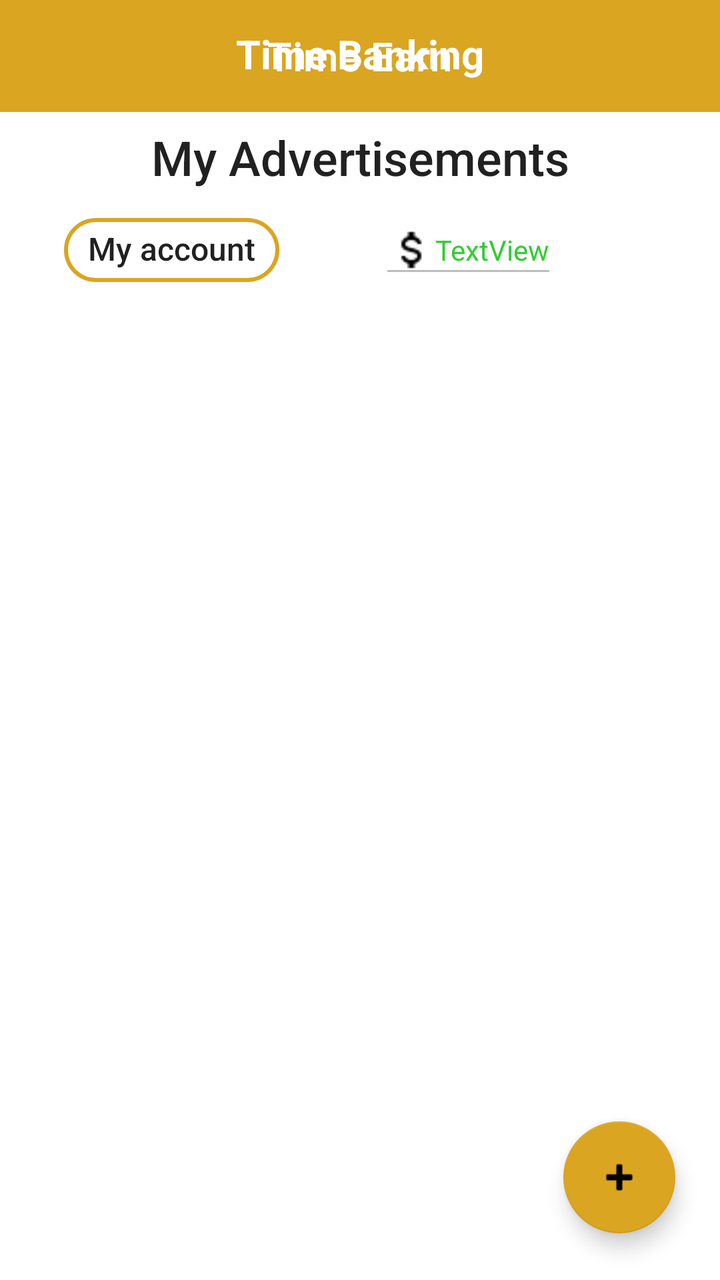
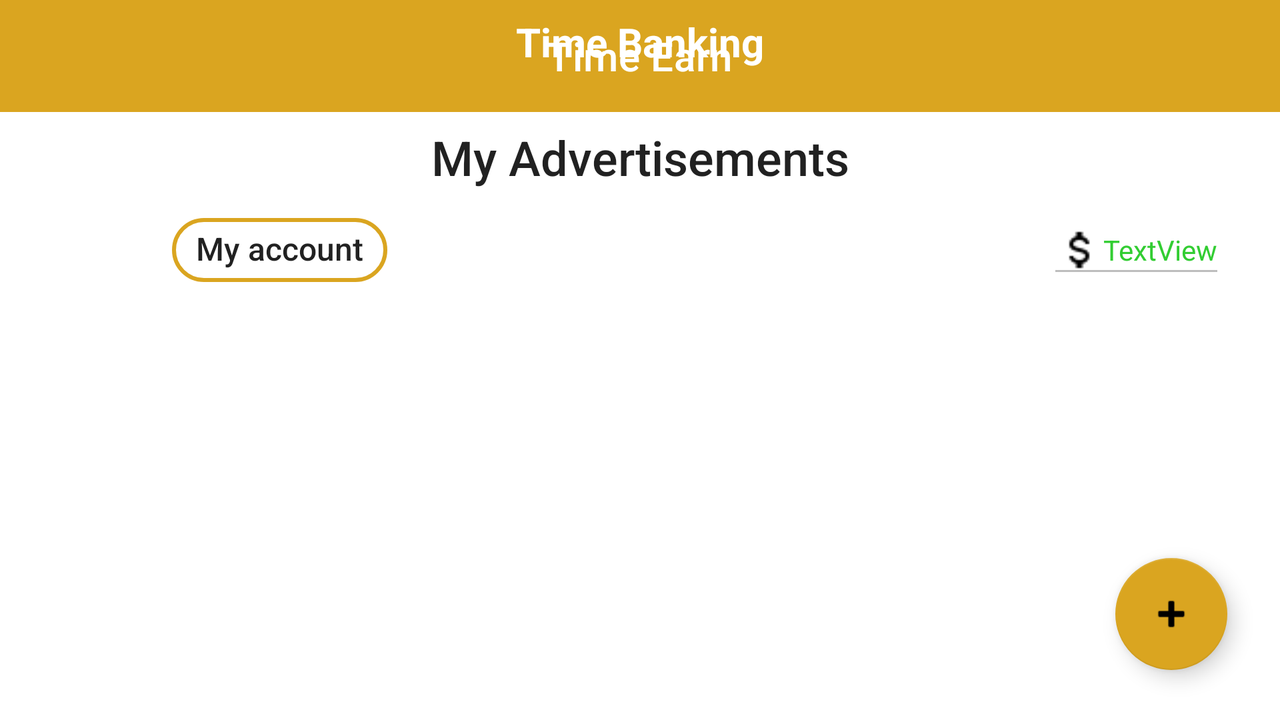

First picture: res/layout/ on a phone held upright. Second picture: the repository's own variant of that layout, on a device whose configuration matches the variant's folder. Source for both follows.
<!-- AndroidManifest.xml: application theme Theme.TimeBanking -->
<!-- res/layout/timeslotlistfragment_layout.xml -->
<?xml version="1.0" encoding="utf-8"?>
<androidx.constraintlayout.widget.ConstraintLayout xmlns:android="http://schemas.android.com/apk/res/android"
    xmlns:app="http://schemas.android.com/apk/res-auto"
    xmlns:tools="http://schemas.android.com/tools"
    android:layout_width="match_parent"
    android:layout_height="match_parent">

    <com.google.android.material.appbar.AppBarLayout
        android:id="@+id/toolbarLayout"
        android:layout_width="match_parent"
        android:layout_height="wrap_content"
        app:layout_constraintEnd_toEndOf="parent"
        app:layout_constraintStart_toStartOf="parent"
        app:layout_constraintTop_toTopOf="parent">

        <com.google.android.material.appbar.MaterialToolbar
            android:id="@+id/my_toolbar"
            style="@style/Widget.MaterialComponents.Toolbar.Primary"
            android:layout_width="match_parent"
            android:layout_height="?attr/actionBarSize"
            app:title="@string/app_name"
            app:titleCentered="true"/>

    </com.google.android.material.appbar.AppBarLayout>

    <TextView
        android:id="@+id/barTitle6"
        android:layout_width="0dp"
        android:layout_height="wrap_content"
        android:gravity="center_horizontal"
        android:text="@string/barTitle"
        android:textAppearance="@style/TextAppearance.AppCompat"
        android:textColor="@color/white"
        android:textSize="20sp"
        android:textStyle="bold"
        app:layout_constraintBottom_toBottomOf="parent"
        app:layout_constraintEnd_toEndOf="parent"
        app:layout_constraintHorizontal_bias="0.0"
        app:layout_constraintStart_toStartOf="parent"
        app:layout_constraintTop_toTopOf="parent"
        app:layout_constraintVertical_bias="0.022" />

    <TextView
        android:id="@+id/anchor"
        android:layout_width="wrap_content"
        android:layout_height="wrap_content"
        android:layout_marginEnd="24dp"
        android:layout_marginBottom="24dp"
        app:layout_constraintBottom_toBottomOf="@+id/chatTitle"
        app:layout_constraintEnd_toEndOf="parent" />

    <TextView
        android:id="@+id/chatTitle"
        android:layout_width="match_parent"
        android:layout_height="45dp"
        android:layout_marginStart="16dp"
        android:layout_marginEnd="16dp"
        android:gravity="center|center_vertical"
        android:text="@string/ListOfferedServices"
        android:textAppearance="@style/TextAppearance.AppCompat.Body2"
        android:textSize="24sp"
        app:layout_constraintEnd_toEndOf="parent"
        app:layout_constraintStart_toStartOf="parent"
        app:layout_constraintTop_toBottomOf="@+id/toolbarLayout" />

    <TableRow
        android:id="@+id/profileRow"
        android:layout_width="match_parent"
        android:layout_height="wrap_content"
        android:layout_marginStart="16dp"
        android:layout_marginEnd="16dp"
        app:layout_constraintEnd_toEndOf="parent"
        app:layout_constraintStart_toStartOf="parent"
        app:layout_constraintTop_toBottomOf="@+id/chatTitle">

        <com.google.android.material.chip.Chip
            android:id="@+id/SkillNameRow"
            android:layout_width="wrap_content"
            android:layout_height="wrap_content"
            android:layout_marginStart="16dp"
            android:backgroundTint="@color/White"
            android:checkable="false"
            android:fontFamily="sans-serif-black"
            android:text="@string/accInfo"
            android:textAlignment="textStart"
            android:textAppearance="@style/TextAppearance.AppCompat.Body2"
            android:textSize="16sp"
            android:textStyle="italic"
            app:checkedIconEnabled="false"
            app:checkedIconTint="@color/Black"
            app:checkedIconVisible="true"
            app:chipIconTint="@color/Black"
            app:chipStrokeColor="@color/Goldenrod"
            app:chipStrokeWidth="2dp" />

        <EditText
            android:id="@+id/timeCredit"
            android:layout_width="wrap_content"
            android:layout_height="wrap_content"
            android:layout_marginStart="50dp"
            android:drawableStart="@drawable/currency_usd"
            android:enabled="false"
            android:text="TextView"
            android:textAlignment="textStart"
            android:textColor="@color/LimeGreen"
            android:textSize="14sp" />

    </TableRow>

    <TextView
        android:id="@+id/emptyListTV"
        android:layout_width="wrap_content"
        android:layout_height="wrap_content"
        android:text="@string/EmptyList"
        android:visibility="gone"
        app:layout_constraintBottom_toBottomOf="@+id/ServicesList"
        app:layout_constraintEnd_toEndOf="parent"
        app:layout_constraintHorizontal_bias="0.498"
        app:layout_constraintStart_toStartOf="@+id/ServicesList"
        app:layout_constraintTop_toTopOf="@+id/ServicesList"
        app:layout_constraintVertical_bias="0.393" />

    <androidx.recyclerview.widget.RecyclerView
        android:id="@+id/ServicesList"
        android:layout_width="match_parent"
        android:layout_height="0dp"
        app:layout_constraintBottom_toBottomOf="parent"
        app:layout_constraintEnd_toEndOf="parent"
        app:layout_constraintHorizontal_bias="0.0"
        app:layout_constraintStart_toStartOf="parent"
        app:layout_constraintTop_toBottomOf="@+id/profileRow">

    </androidx.recyclerview.widget.RecyclerView>

    <com.google.android.material.floatingactionbutton.FloatingActionButton
        android:id="@+id/add_button"
        android:layout_width="wrap_content"
        android:layout_height="wrap_content"
        android:clickable="true"
        android:contentDescription="@string/Date"
        app:backgroundTint="@color/Goldenrod"
        app:layout_constraintBottom_toBottomOf="@+id/ServicesList"
        app:layout_constraintEnd_toEndOf="parent"
        app:layout_constraintHorizontal_bias="0.926"
        app:layout_constraintStart_toStartOf="parent"
        app:layout_constraintTop_toTopOf="parent"
        app:layout_constraintVertical_bias="0.96"
        app:srcCompat="@android:drawable/ic_input_add" />

</androidx.constraintlayout.widget.ConstraintLayout>
<!-- resources referenced by this layout -->
<resources>
  <color name="Black">#000000</color>
  <color name="Goldenrod">#DAA520</color>
  <color name="LimeGreen">#32CD32</color>
  <color name="White">#FFFFFF</color>
  <color name="white">#FFFFFFFF</color>
  <!-- drawable currency_usd: png bitmap (drawable, 492 bytes) -->
  <string name="Date">Date</string>
  <string name="EmptyList">No offered services available</string>
  <string name="ListOfferedServices">My Advertisements</string>
  <string name="accInfo">My account</string>
  <string name="app_name">Time Earn</string>
  <string name="barTitle">Time Banking</string>
  <style name="Theme.TimeBanking" parent="Theme.MaterialComponents.Light.NoActionBar">
          
          <item name="colorPrimary">@color/Goldenrod</item>
          <item name="colorPrimaryVariant">@color/black</item>
          <item name="colorOnPrimary">@color/white</item>
          
          <item name="colorSecondary">@color/Goldenrod</item>
          <item name="colorSecondaryVariant">@color/black</item>
          <item name="colorOnSecondary">@color/black</item>
          
          <item name="android:statusBarColor" tools:targetApi="l">@color/Goldenrod</item>
          
      </style>
  <color name="black">#FF000000</color>
</resources>
<!-- res/layout-land/timeslotlistfragment_layout.xml (the repository's variant of the layout above) -->
<!-- drawn on the phone turned sideways -->
<?xml version="1.0" encoding="utf-8"?>
<androidx.constraintlayout.widget.ConstraintLayout xmlns:android="http://schemas.android.com/apk/res/android"
    xmlns:app="http://schemas.android.com/apk/res-auto"
    xmlns:tools="http://schemas.android.com/tools"
    android:layout_width="match_parent"
    android:layout_height="match_parent">

    <com.google.android.material.appbar.AppBarLayout
        android:id="@+id/toolbarLayout"
        android:layout_width="match_parent"
        android:layout_height="wrap_content"
        app:layout_constraintEnd_toEndOf="parent"
        app:layout_constraintStart_toStartOf="parent"
        app:layout_constraintTop_toTopOf="parent">

        <com.google.android.material.appbar.MaterialToolbar
            android:id="@+id/my_toolbar"
            style="@style/Widget.MaterialComponents.Toolbar.Primary"
            android:layout_width="match_parent"
            android:layout_height="?attr/actionBarSize"
            app:title="@string/app_name"
            app:titleCentered="true"/>

    </com.google.android.material.appbar.AppBarLayout>

    <TextView
        android:id="@+id/barTitle6"
        android:layout_width="0dp"
        android:layout_height="wrap_content"
        android:gravity="center_horizontal"
        android:text="@string/barTitle"
        android:textAppearance="@style/TextAppearance.AppCompat"
        android:textColor="@color/white"
        android:textSize="20sp"
        android:textStyle="bold"
        app:layout_constraintBottom_toBottomOf="parent"
        app:layout_constraintEnd_toEndOf="parent"
        app:layout_constraintHorizontal_bias="0.0"
        app:layout_constraintStart_toStartOf="parent"
        app:layout_constraintTop_toTopOf="parent"
        app:layout_constraintVertical_bias="0.022" />

    <TextView
        android:id="@+id/chatTitle"
        android:layout_width="match_parent"
        android:layout_height="45dp"
        android:layout_marginStart="16dp"
        android:layout_marginEnd="16dp"
        android:gravity="center|center_vertical"
        android:text="@string/ListOfferedServices"
        android:textAppearance="@style/TextAppearance.AppCompat.Body2"
        android:textSize="24sp"
        app:layout_constraintEnd_toEndOf="parent"
        app:layout_constraintStart_toStartOf="parent"
        app:layout_constraintTop_toBottomOf="@+id/toolbarLayout" />

    <TableRow
        android:id="@+id/profileRow"
        android:layout_width="match_parent"
        android:layout_height="wrap_content"
        android:layout_marginStart="16dp"
        android:layout_marginEnd="16dp"
        app:layout_constraintEnd_toEndOf="parent"
        app:layout_constraintStart_toStartOf="parent"
        app:layout_constraintTop_toBottomOf="@+id/chatTitle">

        <com.google.android.material.chip.Chip
            android:id="@+id/SkillNameRow"
            android:layout_width="wrap_content"
            android:layout_height="wrap_content"
            android:layout_marginStart="70dp"
            android:backgroundTint="@color/White"
            android:checkable="false"
            android:fontFamily="sans-serif-black"
            android:text="@string/accInfo"
            android:textAlignment="textStart"
            android:textAppearance="@style/TextAppearance.AppCompat.Body2"
            android:textSize="16sp"
            android:textStyle="italic"
            app:checkedIconEnabled="false"
            app:checkedIconTint="@color/Black"
            app:checkedIconVisible="true"
            app:chipIconTint="@color/Black"
            app:chipStrokeColor="@color/Goldenrod"
            app:chipStrokeWidth="2dp" />

        <EditText
            android:id="@+id/timeCredit"
            android:layout_width="wrap_content"
            android:layout_height="wrap_content"
            android:layout_marginStart="330dp"
            android:drawableStart="@drawable/currency_usd"
            android:enabled="false"
            android:text="TextView"
            android:textAlignment="textStart"
            android:textColor="@color/LimeGreen"
            android:textSize="14sp" />

    </TableRow>

    <TextView
        android:id="@+id/yourTime"
        android:layout_width="wrap_content"
        android:layout_height="wrap_content"
        android:drawablePadding="4dp"
        android:gravity="end"
        android:text="12h:30m"
        android:textAppearance="@style/TextAppearance.AppCompat.Body2"
        android:textSize="24sp"
        android:visibility="gone"
        app:drawableStartCompat="@drawable/earn_time"
        app:layout_constraintEnd_toEndOf="parent"
        app:layout_constraintStart_toStartOf="parent"
        app:layout_constraintTop_toBottomOf="@+id/chatTitle" />

    <TextView
        android:id="@+id/anchor"
        android:layout_width="wrap_content"
        android:layout_height="wrap_content"
        android:layout_marginEnd="24dp"
        android:layout_marginBottom="24dp"
        app:layout_constraintBottom_toBottomOf="@+id/chatTitle"
        app:layout_constraintEnd_toEndOf="parent" />

    <TextView
        android:id="@+id/emptyListTV"
        android:layout_width="wrap_content"
        android:layout_height="wrap_content"
        android:text="@string/EmptyList"
        android:visibility="gone"
        app:layout_constraintBottom_toBottomOf="@+id/ServicesList"
        app:layout_constraintEnd_toEndOf="parent"
        app:layout_constraintHorizontal_bias="0.498"
        app:layout_constraintStart_toStartOf="@+id/ServicesList"
        app:layout_constraintTop_toTopOf="@+id/ServicesList"
        app:layout_constraintVertical_bias="0.393" />

    <androidx.recyclerview.widget.RecyclerView
        android:id="@+id/ServicesList"
        android:layout_width="match_parent"
        android:layout_height="0dp"
        app:layout_constraintBottom_toBottomOf="parent"
        app:layout_constraintEnd_toEndOf="parent"
        app:layout_constraintStart_toStartOf="parent"
        app:layout_constraintTop_toBottomOf="@+id/profileRow"></androidx.recyclerview.widget.RecyclerView>

    <com.google.android.material.floatingactionbutton.FloatingActionButton
        android:id="@+id/add_button"
        android:layout_width="wrap_content"
        android:layout_height="wrap_content"
        android:clickable="true"
        app:layout_constraintBottom_toBottomOf="@+id/ServicesList"
        app:layout_constraintEnd_toEndOf="parent"
        app:layout_constraintHorizontal_bias="0.955"
        app:layout_constraintStart_toStartOf="parent"
        app:layout_constraintTop_toTopOf="parent"
        app:layout_constraintVertical_bias="0.918"
        app:srcCompat="@android:drawable/ic_input_add" />

</androidx.constraintlayout.widget.ConstraintLayout>
<!-- resources referenced by the variant -->
<!-- as the phone turned sideways resolves them -->
<resources>
  <color name="Black">#000000</color>
  <color name="Goldenrod">#DAA520</color>
  <color name="LimeGreen">#32CD32</color>
  <color name="White">#FFFFFF</color>
  <color name="white">#FFFFFFFF</color>
  <!-- drawable currency_usd: png bitmap (drawable, 492 bytes) -->
  <!-- drawable earn_time: png bitmap (drawable, 609 bytes) -->
  <string name="EmptyList">No offered services available</string>
  <string name="ListOfferedServices">My Advertisements</string>
  <string name="accInfo">My account</string>
  <string name="app_name">Time Earn</string>
  <string name="barTitle">Time Banking</string>
  <style name="Theme.TimeBanking" parent="Theme.MaterialComponents.Light.NoActionBar">
          
          <item name="colorPrimary">@color/Goldenrod</item>
          <item name="colorPrimaryVariant">@color/black</item>
          <item name="colorOnPrimary">@color/white</item>
          
          <item name="colorSecondary">@color/Goldenrod</item>
          <item name="colorSecondaryVariant">@color/black</item>
          <item name="colorOnSecondary">@color/black</item>
          
          <item name="android:statusBarColor" tools:targetApi="l">@color/Goldenrod</item>
          
      </style>
  <color name="black">#FF000000</color>
</resources>
